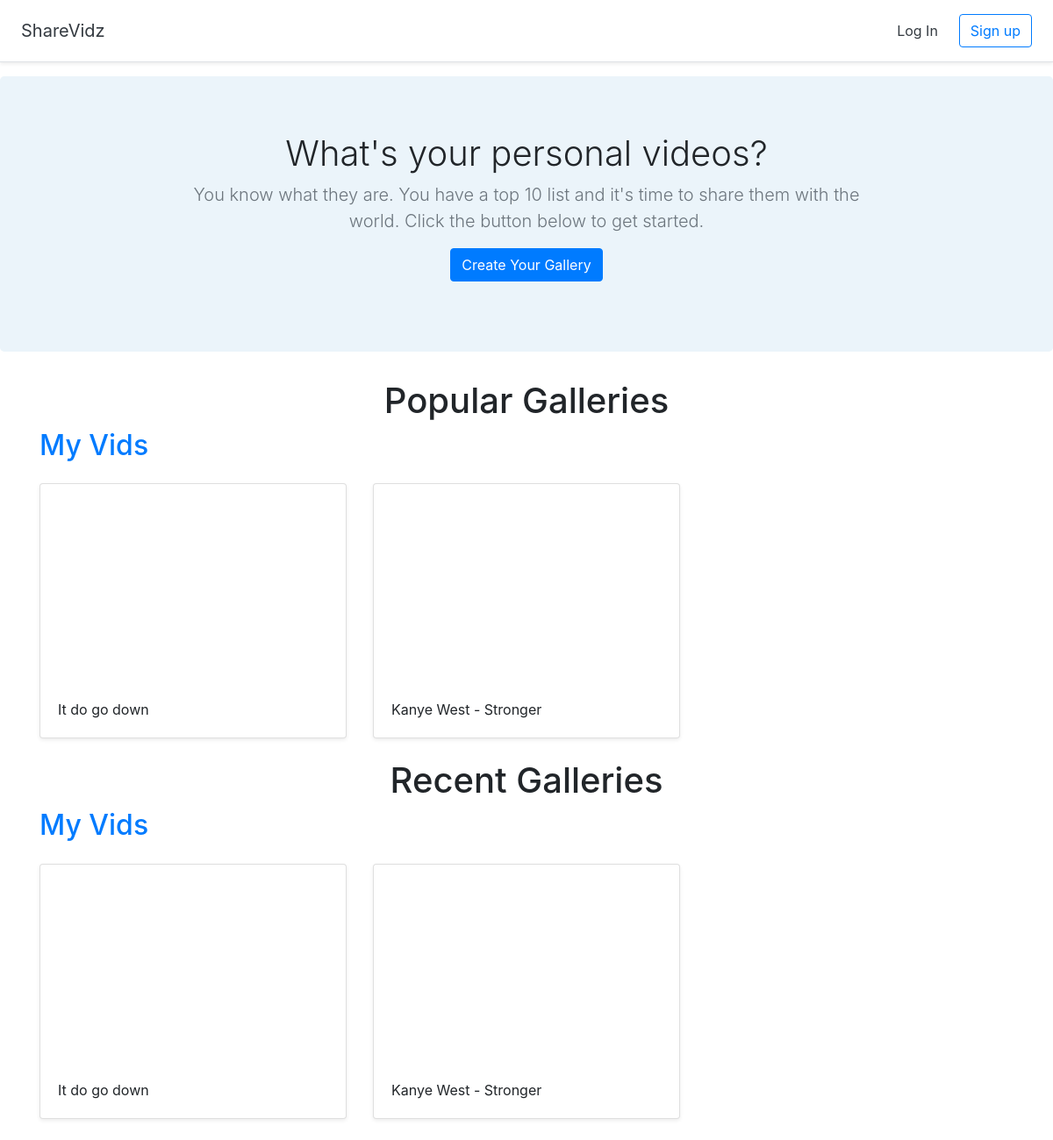
The app's page /, older data.
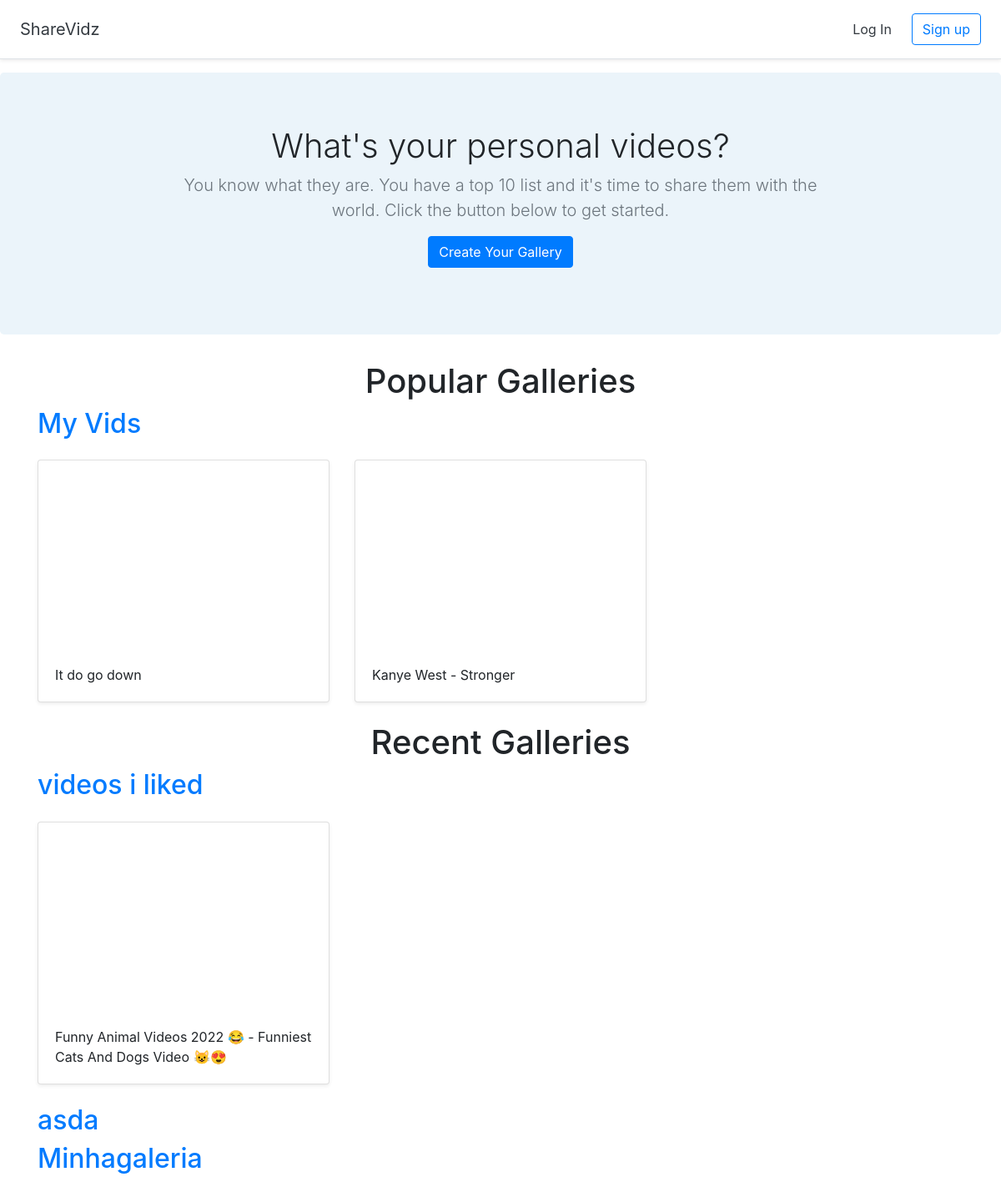
The same page, newer data.
### gallery/models.py (models this page shows)
class Gallery(models.Model):
    title = models.CharField(max_length=255)
    user = models.ForeignKey(User, on_delete=models.CASCADE)

class Video(models.Model):
    title = models.CharField(max_length=255)
    url = models.URLField()
    youtube_id = models.CharField(max_length=255)
    gallery = models.ForeignKey(Gallery, on_delete=models.CASCADE)

### gallery/views.py (the view)
# urls.py: 2. Add a URL to urlpatterns:  path('', views.home, name='home')
def home(request):
    recent_galleries = Gallery.objects.all().order_by('-id')[:3]
    popular_galleries = [Gallery.objects.get(pk=2)]
    return render(request, 'gallery/home.html', {'recent_galleries': recent_galleries, 'popular_galleries': popular_galleries})

### gallery/templates/gallery/home.html
{% extends 'gallery/base.html' %}
{% block content %}
<section class="jumbotron text-center">
    <div class="container">
        <h1 class="jumbotron-heading">What's your personal videos?</h1>
        <p class="lead text-muted">You know what they are. You have a top 10 list and it's time to share them with the world. Click the button below to get started.</p>
        <p>
            <a href="{% url 'create_gallery' %}" class="btn btn-primary">Create Your Gallery</a>
        </p>
    </div>
</section>
<div class="container">
    <h1 class="text-center">Popular Galleries</h1>
    {% for gallery in popular_galleries %}
    <h2><a href="{% url 'detail_gallery' gallery.id %}">{{ gallery.title }}</a></h2>
    <div class="row">
        {% for video in gallery.video_set.all %}
        <div class="col-md-4 mt-3">
            <div class="card mb-4 shadow-sm">
                <iframe width="100%" height="225" src="https://www.youtube.com/embed/{{ video.youtube_id }}"
                    frameborder="0" allow="accelerometer; autoplay; encrypted-media; gyroscope; picture-in-picture"
                    allowfullscreen></iframe>
                <div class="card-body">
                    <p class="card-text">{{ video.title }}</p>
                </div>
            </div>
        </div>
        {% endfor %}
    </div>
    {% endfor %}
    <h1 class="text-center">Recent Galleries</h1>
    {% for gallery in recent_galleries %}
    <h2><a href="{% url 'detail_gallery' gallery.id %}">{{ gallery.title }}</a></h2>
    <div class="row">
        {% for video in gallery.video_set.all %}
        <div class="col-md-4 mt-3">
            <div class="card mb-4 shadow-sm">
                <iframe width="100%" height="225" src="https://www.youtube.com/embed/{{ video.youtube_id }}"
                    frameborder="0" allow="accelerometer; autoplay; encrypted-media; gyroscope; picture-in-picture"
                    allowfullscreen></iframe>
                <div class="card-body">
                    <p class="card-text">{{ video.title }}</p>
                </div>
            </div>
        </div>
        {% endfor %}
    </div>
    {% endfor %}
</div>
{% endblock %}

### gallery/templates/gallery/base.html (shortened to what this page needs)
<!doctype html>
<html lang="en">
{% load static %}
<head>
    <link rel="stylesheet" href="https://stackpath.bootstrapcdn.com/bootstrap/4.5.0/css/bootstrap.min.css">
    <link href="{% static 'custom.css' %}" rel="stylesheet">
</head>
<body>
    <div class="d-flex flex-column flex-md-row align-items-center p-3 px-md-4 mb-3 bg-white border-bottom shadow-sm">
        <h5 class="my-0 mr-md-auto font-weight-normal"><a href="{% url 'home' %}" class="text-dark">ShareVidz</a></h5>
        <nav class="my-2 my-md-0 mr-md-3">
            {% if user.is_authenticated %}
            <a class="p-2 text-dark" href="{% url 'dashboard' %}">Dashboard</a>
            <a class="p-2 text-dark" href="{% url 'logout' %}">Log Out</a>
            {% else %}
            <a class="p-2 text-dark" href="{% url 'login' %}">Log In</a>
            {% endif %}
        </nav>
        {% if user.is_authenticated == False %}
        <a class="btn btn-outline-primary" href="{% url 'signup' %}">Sign up</a>
        {% endif %}
    </div>
    {% block content %}
    {% endblock %}
</body>
</html>

### gallery/static/custom.css (style rules this page uses)
.jumbotron { background-color: #EBF4FA; }
.jumbotron-heading { font-weight: 300; }
.jumbotron .container { max-width: 51rem; }

Row changes from the older to the newer data that the page shows:
no longer on one of the page's lists (row unchanged): Gallery: title "My Vids"
computed for Gallery "My Vids": loses Video (title "It do go down"); loses Video (title "Kanye West - Stronger")
added Gallery: title "videos i liked", shown under "Recent Galleries"
added Video: title "Funny Animal Videos 2022 😂 - Funniest Cats And Dogs Video 😺😍", shown under "videos i liked"
added Gallery: title "asda", shown under "Recent Galleries"
added Gallery: title "Minhagaleria", shown under "Recent Galleries"
